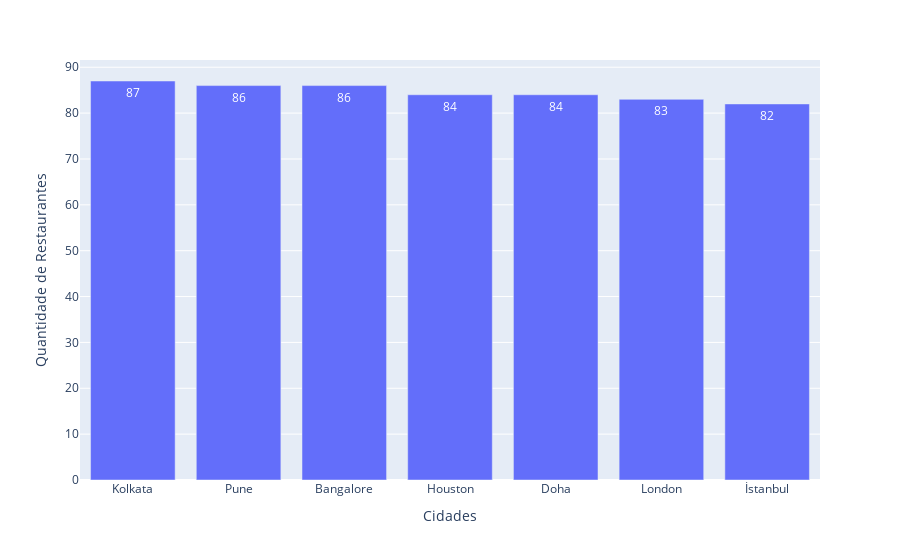

The notebook cell this image was saved under:
### Markdown cell above
## Top 7 Cidades com Restaurantes com a média de avaliação acima de 4

### Code cell
cols = ['Restaurant Name','City']

df_aux = df.loc[df['Aggregate rating'] >= 4,cols].groupby('City').count().sort_values('Restaurant Name',ascending=False).reset_index().head(7)

px.bar(df_aux,x='City',y='Restaurant Name',text_auto = True,
             labels = {'Restaurant Name':'Quantidade de Restaurantes','City':'Cidades'})

### Figure 1 — Plotly figure (JSON) as saved in the notebook; plotly's stock layout.template omitted (floating-point values rounded to 4 significant figures)
{"data": [{"alignmentgroup": "True", "hovertemplate": "Cidades=%{x}<br>Quantidade de Restaurantes=%{y}<extra></extra>", "legendgroup": "", "marker": {"color": "#636efa", "pattern": {"shape": ""}}, "name": "", "offsetgroup": "", "orientation": "v", "showlegend": false, "textposition": "auto", "texttemplate": "%{y}", "type": "bar", "x": ["Kolkata", "Pune", "Bangalore", "Houston", "Doha", "London", "İstanbul"], "xaxis": "x", "y": [87, 86, 86, 84, 84, 83, 82], "yaxis": "y"}], "layout": {"autosize": true, "barmode": "relative", "legend": {"tracegroupgap": 0}, "margin": {"t": 60}, "xaxis": {"anchor": "y", "autorange": true, "domain": [0, 1], "range": [-0.5, 6.5], "title": {"text": "Cidades"}, "type": "category"}, "yaxis": {"anchor": "x", "autorange": true, "domain": [0, 1], "range": [0, 91.58], "title": {"text": "Quantidade de Restaurantes"}, "type": "linear"}}}
